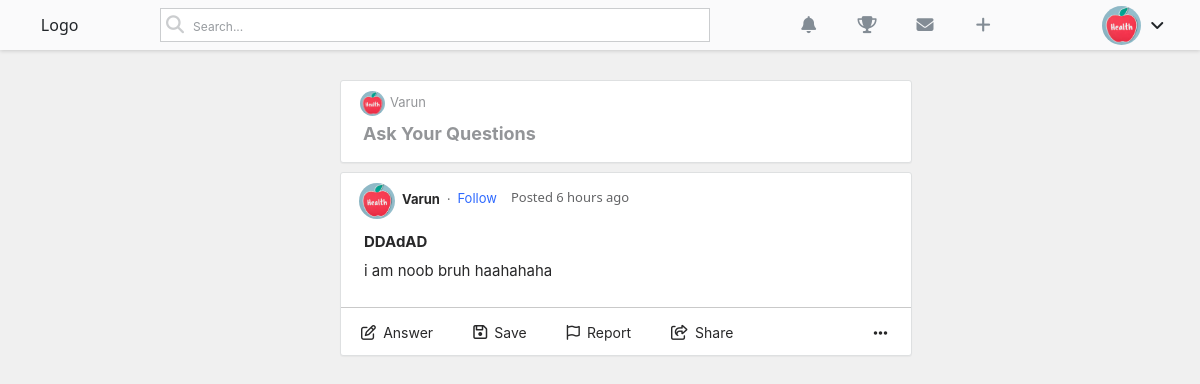
Page / (signed in) on the earlier database version.
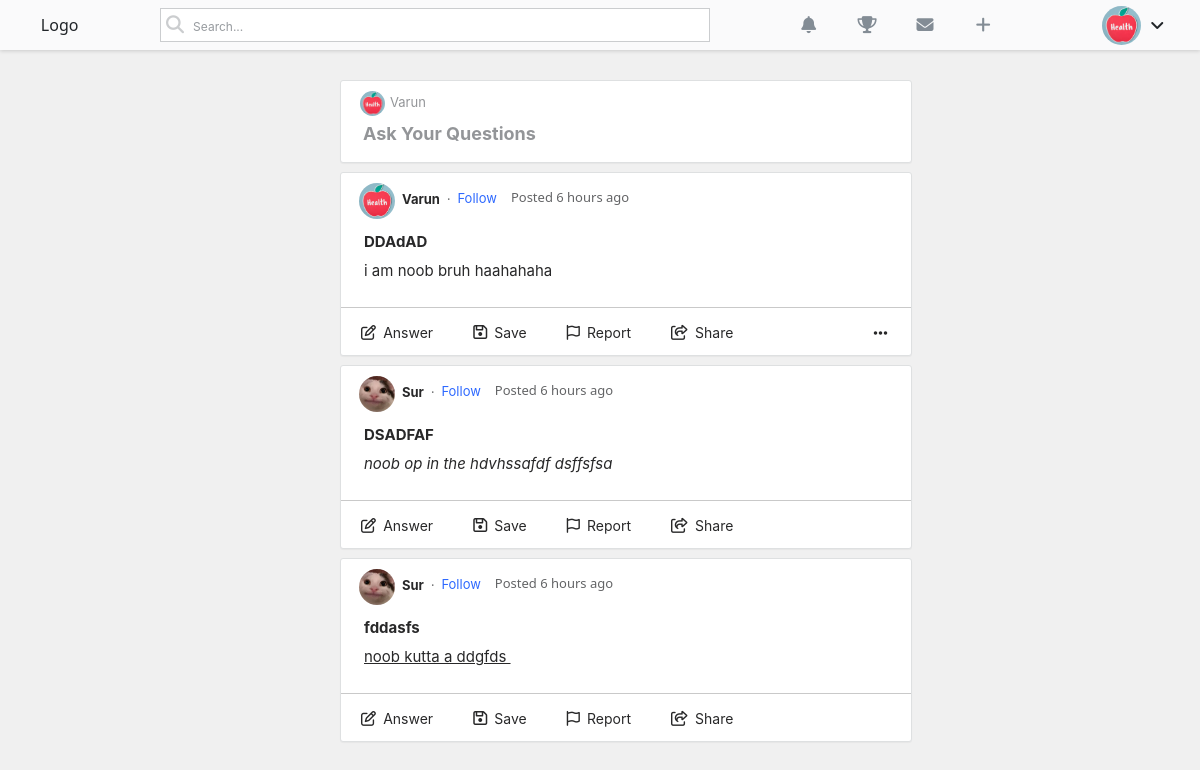
Same page on the later database version.
### main/models.py (models this page shows, shortened)
class Profile(models.Model):
    user = models.OneToOneField(User,on_delete=models.CASCADE)
    image = models.ImageField(default="default.jpg",upload_to = "profile_pics")
    about = models.TextField(default="I am nerd")
    location = models.CharField(max_length=100)
    usercreated = models.DateTimeField(default=now)
    followers = models.ManyToManyField(User,blank=True,related_name="followers")

class Post(models.Model):
    author = models.ForeignKey(User,on_delete=models.CASCADE)
    title = models.CharField(max_length=150)
    body = RichTextField(blank = True,null = True)
    created = models.DateTimeField(default=now)
    favourite = models.ManyToManyField(User,related_name="favourite",blank = True)

### main/views.py (the view, shortened to what this page needs)
# urls.py: path('',PostListView.as_view(),name = "home"),
class PostListView(View):
    def get(self,request,*args,**kwargs):
        posts = Post.objects.all()
        posts.order_by("-created")
        context = {
            "posts":posts,
        }
        return render(request,"home.html",context)

### templates/home.html (shortened to what this page needs)
{% load static %}
{% load humanize %}
<!DOCTYPE html>
<html lang="en">
<head>
    <link href="https://cdn.jsdelivr.net/npm/bootstrap@5.1.0/dist/css/bootstrap.min.css" rel="stylesheet">
    <link rel="stylesheet" href="{% static 'css/home.css' %}">
</head>
<body style="background-color: rgba(165, 165, 165, 0.164);">
    {% if request.user.is_authenticated %}
    <header class="navbarr">
        <div class="logo">
            Logo
        </div>
        <div class="searchdiv">
            <i class="fas fa-search"></i>
            <input type="search" class="searchh" placeholder="Search...">
        </div>
        <div class="iconsdivuser">
            <i class="fas fa-bell" data-bs-toggle="tooltip" title="Notifications"></i>
            <i class="fas fa-trophy" data-bs-toggle="tooltip" title="Achievements Such As Points"></i>
            <i class="fas fa-envelope" data-bs-toggle="tooltip" title="Messages"></i>
            <a href="{% url 'ask_question' %}"><i class="fas fa-plus" data-bs-toggle="modal" data-bs-target="#postcreate"></i></a>
        </div>
        <div class="userdiv">
            <img src="{{user.profile.image.url}}" data-bs-toggle="tooltip" title = "{{request.user}}" width="39px" height="39px" class="userprofilebruh">
            <i class="fas fa-angle-down" onclick="usernav()"></i>
        </div>
    </header>
      <div class="topspacehahah">
      </div>
      <div class="useraskquestiontop">
        <a href="{% url 'ask_question' %}">
            <div class="top">
                <img src="{{request.user.profile.image.url}}" alt="" width="28px" height="28px">
                <p>{{request.user}}</p>
            </div>
            <h3>Ask Your Questions</h3>
        </a>
      </div>
      {% for post in posts %}
        {% if post %}
          <div class="postdivgobrr">
                <div class="postdivheader">
                    <img src="{{post.author.profile.image.url}}" alt="" width="36px" height="36px" class="postdivheaderimg">
                    <a href="{% url 'profile' post.author.pk %}"><p class="postdivheadername">{{post.author}}</p></a>
                    <span>.</span>
                    <a href="{% url 'profile' post.author.pk %}"><p class="postdivheaderfollow">Follow</p></a>
                    <p class="whenposted">Posted {{post.created|naturaltime}}</p>
                </div>
                <div class="titlestuff">
                    <a href="{% url 'post_detail' post.pk %}" target="_blank">
                        {{post.title}}
                    </a>
                </div>
                <div class="bodystuff">
                    {{post.body|safe}}
                    <hr class="laststuffunder">
                </div>
                <div class="bottom-stuff">
                    <a href="{% url 'post_detail' post.pk %}">
                        <div class="answer-field">
                            <i class="far fa-edit"></i>
                            <span class="answer">Answer</span>
                        </div>
                    </a>
                    <a>
                        <a href="{% url 'post_detail' post.pk %}">
                            <div class="save-field">
                                <i class="far fa-save"></i>
                                <span class="save">Save</span>
                            </div>
                        </a>
                    </a>
                    <div class="report-field" data-bs-toggle="modal" data-bs-target="#modalofreport">
                        <i class="far fa-flag"></i>
                        <span class="report">Report</span>
                    </div>
                    <a href="{% url 'post_detail' post.pk %}">
                        <div class="share-field">
                            <i class="far fa-share-square" data-bs-toggle="tooltip" title="Share"></i>
                            <span class="share">Share</span>
                        </div>
                    </a>
                    {% if request.user == post.author %}
                        <i class="fas fa-ellipsis-h"></i>
                    {% endif %}
                </div>
          </div>
        {% endif %}
      {% endfor %}
    {% endif %}
</body>
</html>

Differences in the rows shown:
added Post: author.profile.image (picture), author "Sur", created "6 hours ago", title "DSADFAF", body "noob op in the hdvhssafdf dsffsfsa"
added Post: author.profile.image (picture), author "Sur", created "6 hours ago", title "fddasfs", body "noob kutta a ddgfds"
